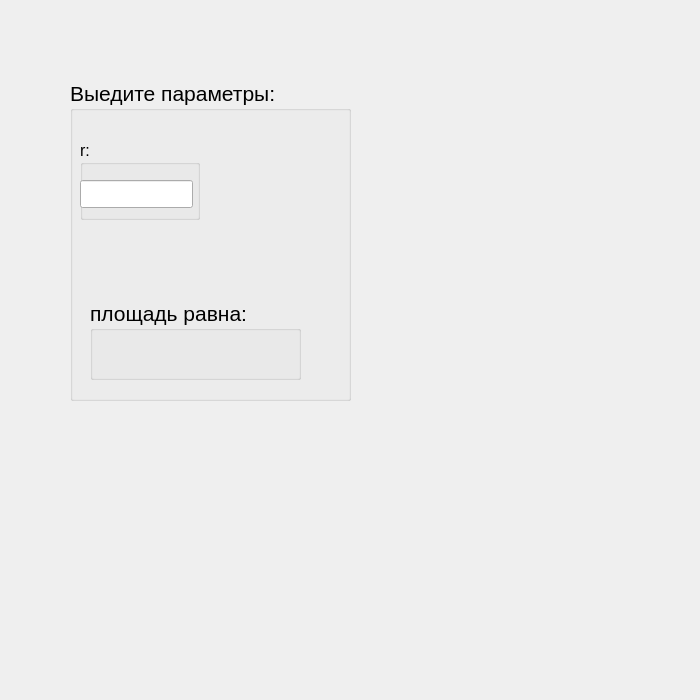
<?xml version="1.0" encoding="UTF-8"?>
<ui version="4.0">
 <class>Circlee</class>
 <widget class="QWidget" name="Circlee">
  <property name="geometry">
   <rect>
    <x>0</x>
    <y>0</y>
    <width>700</width>
    <height>700</height>
   </rect>
  </property>
  <property name="windowTitle">
   <string>Form</string>
  </property>
  <widget class="QGroupBox" name="groupBox">
   <property name="geometry">
    <rect>
     <x>70</x>
     <y>80</y>
     <width>281</width>
     <height>321</height>
    </rect>
   </property>
   <property name="font">
    <font>
     <pointsize>16</pointsize>
    </font>
   </property>
   <property name="title">
    <string>Выедите параметры:</string>
   </property>
   <widget class="QGroupBox" name="groupBox_2">
    <property name="geometry">
     <rect>
      <x>10</x>
      <y>60</y>
      <width>120</width>
      <height>80</height>
     </rect>
    </property>
    <property name="font">
     <font>
      <pointsize>12</pointsize>
     </font>
    </property>
    <property name="title">
     <string>r:</string>
    </property>
    <widget class="QLineEdit" name="lineEdit">
     <property name="geometry">
      <rect>
       <x>0</x>
       <y>40</y>
       <width>113</width>
       <height>28</height>
      </rect>
     </property>
    </widget>
   </widget>
   <widget class="QGroupBox" name="groupBox_3">
    <property name="geometry">
     <rect>
      <x>20</x>
      <y>220</y>
      <width>211</width>
      <height>80</height>
     </rect>
    </property>
    <property name="title">
     <string>площадь равна:</string>
    </property>
    <widget class="QLabel" name="label">
     <property name="geometry">
      <rect>
       <x>0</x>
       <y>40</y>
       <width>211</width>
       <height>41</height>
      </rect>
     </property>
     <property name="text">
      <string/>
     </property>
    </widget>
   </widget>
  </widget>
 </widget>
 <resources/>
 <connections/>
</ui>
